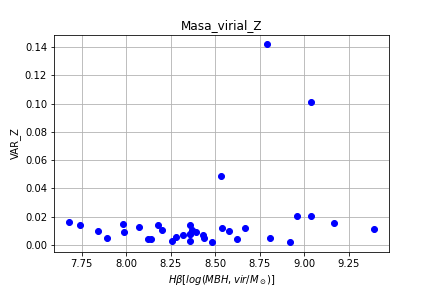
#> input picture VAR/masa_del_virial_VAR_Z.png, 432 x 288 px
$ jupyter execute --allow-errors Untitled.ipynb
#> lines starting #> are read from the running program, lines starting #| are printed output that depends on the picture
[cell 1]
from PIL import Image
import matplotlib.pyplot as plt

[cell 2]
imagen1 = Image.open('masa_del_virial_VAR_Z.png').convert('L')
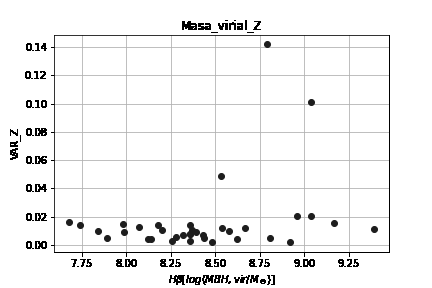
#> imagen1: PIL image 432x288 L; min 0, max 255, mean 243.2
imagen2 = Image.open('masa_del_virial _VAR_I.png').convert('L')
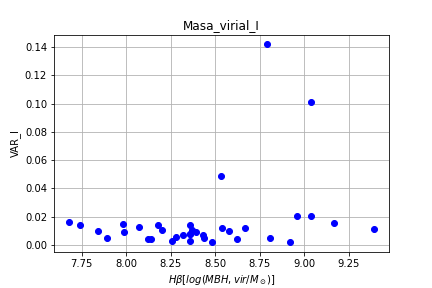
#> input picture VAR/masa_del_virial _VAR_I.png, 432 x 288 px

[cell 3]
datos_imagen1 = imagen1.getdata()

datos_imagen2 = imagen2.getdata()

[cell 4]
datos_diferencias = [abs(datos_imagen1[x]-datos_imagen2[x]) for x in range(len(datos_imagen1))]
#> datos_diferencias = 124416 items
